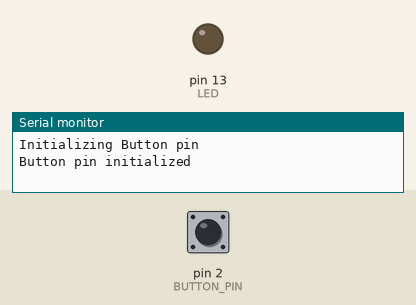
The sketch below on a simulated Arduino Uno, built with avr-gcc and run on an emulated ATmega328P. Shown: output pins drawn as LEDs (lit = HIGH), the last lines printed to the serial monitor. Inputs (shaded band) come from the test bench; at power-on: pin 2 (BUTTON_PIN) HIGH.

Above: at 1.2 s.
1.3 s: pin 2 (BUTTON_PIN) pulled LOW for 0.15 s
At 1.41 s:
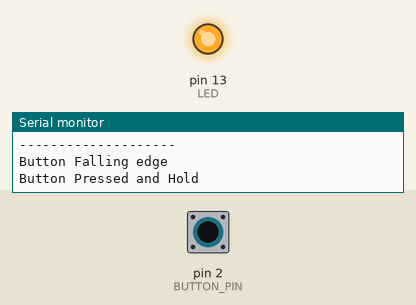
5.4 s: pin 2 (BUTTON_PIN) pulled LOW for 3.2 s
At 9.0 s:
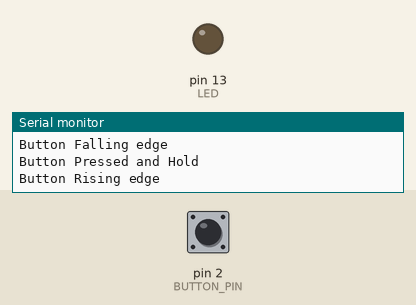
Timing chart, 0 to 10.5 s (numbered marks = the images above; inputs shaded):
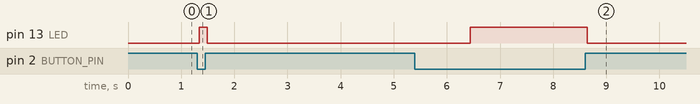

Measured:
- after the input at 1.3 s, pin 13 (LED): LOW → HIGH at once, → LOW 0.15 s later
- after the input at 5.4 s, pin 13 (LED): LOW → HIGH after 1.0 s, → LOW 2.2 s later

The sketch:

Nano_button3StateR3.ino
```cpp
#define HALT while(true);
#define STATE_NORMAL 0
#define STATE_SHORT 1
#define STATE_LONG 2

const int LED = 13;

// Button input related values
static const byte BUTTON_PIN = 2;
volatile int  resultButton = 0; // global value set by checkButton()
static boolean edgeTriggered = false;
static boolean holding = false;
static boolean clicked = false;
char state1 = 0;
char buttonStaus=0; //0=Unpressed, 1=Clicked, 2=Hold
void setup() {


  noInterrupts();           // disable all interrupts

  Serial.begin(115200);
  pinMode(LED,OUTPUT);
  digitalWrite(LED, LOW);
  Serial.println(F("Initializing Button pin"));
  pinMode(BUTTON_PIN, INPUT_PULLUP);
  attachInterrupt(digitalPinToInterrupt(BUTTON_PIN), checkButton, CHANGE);
  Serial.println(F("Button pin initialized"));
  /////////////////
  // initialize timer1
  /*TCCR1A = 0;
  TCCR1B = 0;
  TCNT1  = 0;
  OCR1A = 31250*2;            // compare match register 16MHz/256/1Hz
  TCCR1B |= (1 << WGM12);   // CTC mode
  TCCR1B |= (1 << CS12);    // 256 prescaler
  //TIMSK1 |= (1 << OCIE1A);  // enable timer compare interrupt
  */
  TIMSK1 &= (0 << OCIE1A);
  TCCR1B &= (0 << WGM12);
  interrupts();             // enable all interrupts
}

void loop() {
  //while (true) {

    if(holding==true)
    {
      digitalWrite(LED, 1);//operation while holding
    }else{
      digitalWrite(LED, 0);//operation while holding off
    }
/*
    if(clicked==true)
    {

      digitalWrite(LED, 1);//operation while holding
      delay(1000);
      digitalWrite(LED, 0);//operation while holding off
    }*/

    if(edgeTriggered==true)
    {
      switch(state1)
      {
        case 0:

          delay(40);
          edgeTriggered=false;
          Serial.println(F("--------------------"));
          Serial.println(F("Button Falling edge"));

          TCCR1A = 0;  TCCR1B = 0;   TCNT1  = 0;   OCR1A = 31250*2;
          TCCR1B |= (1 << WGM12);   // CTC mode
          TCCR1B |= (1 << CS12);    // 256 prescaler
          TIMSK1 |= (1 << OCIE1A);

          clicked=false;
          state1=1;

          break;
        case 1:
           TCCR1A = 0;  TCCR1B = 0;   TCNT1  = 0;   OCR1A = 31250*2;
          TIMSK1 &= (0 << OCIE1A);

          delay(40);
          edgeTriggered=false;
          Serial.println(F("Button Rising edge"));

          if(holding==false)
          {
            Serial.println(F("Button Clicked"));
            clicked=true;
          }
          holding=false;


          state1=0;
          break;
        case 2:
          break;
        }
    }//edgeTriggered
}


//*****************************************************************
void checkButton() {
  if(edgeTriggered==false)
  {
    edgeTriggered=true;
    //Serial.println(F("Button edge"));
  }
}


ISR(TIMER1_COMPA_vect)          // timer compare interrupt service routine
{
  TIMSK1 &= (0 << OCIE1A);
  holding=true;
  //digitalWrite(LED, digitalRead(LED) ^ 1);   // toggle LED pin
  Serial.println(F("Button Pressed and Hold"));
}
```
